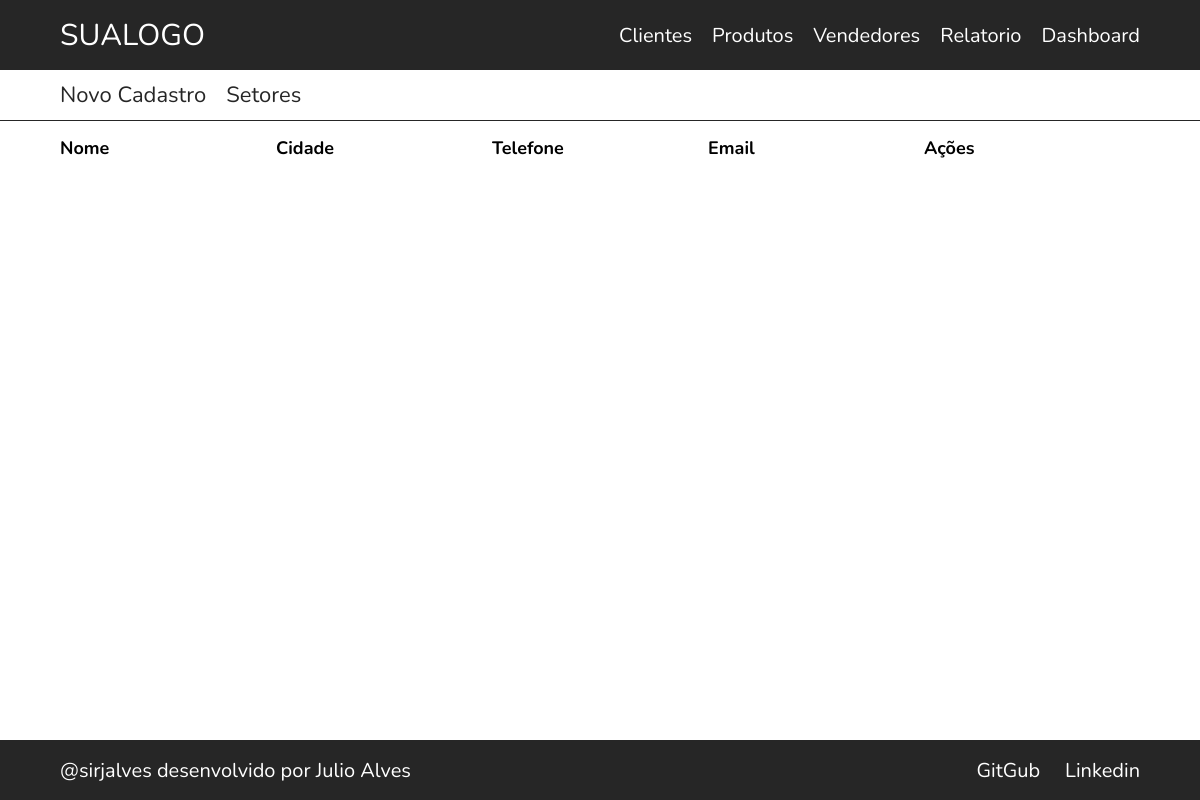
Page /seller/list/ on the earlier database version.
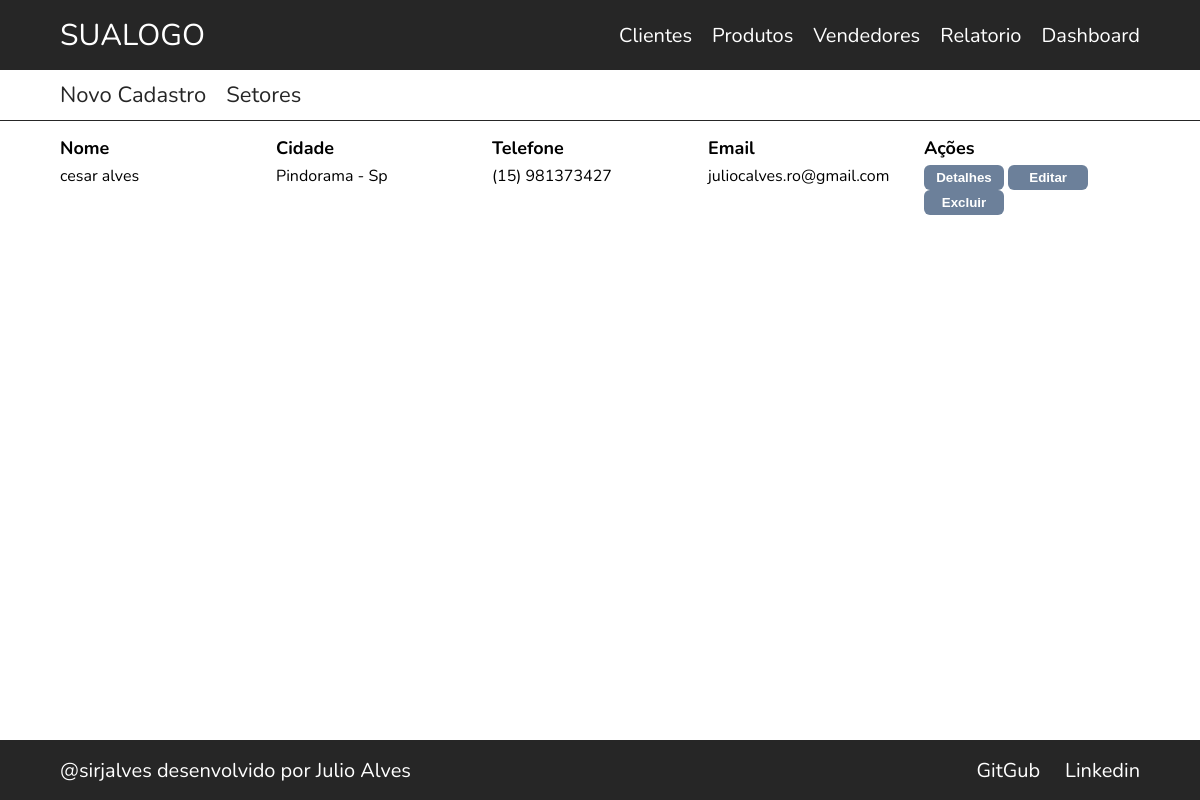
Same page on the later database version.
### seller/models.py (models this page shows, shortened)
class Seller(models.Model):
    first_name = models.CharField(max_length=30, blank=False)
    last_name = models.CharField(max_length=60, blank=False)
    birth_date = models.DateField(blank=False)
    cpf = models.CharField(max_length=14, blank=False)
    email = models.EmailField()
    area_code = models.CharField(max_length=3)
    phone_number = models.CharField(max_length=9)
    cep = models.CharField(max_length=9)
    country = models.CharField(max_length=30)
    state = models.CharField(max_length=30)
    city = models.CharField(max_length=30)
    street = models.CharField(max_length=30)
    street_number = models.CharField(max_length=5)
    contracting_date = models.DateTimeField(auto_now_add=True)
    termination_date = models.DateTimeField(auto_now=True)
    active = models.BooleanField(default=True)
    def get_full_phone_number(self):
        return f"({self.area_code}) {self.phone_number}"
    def get_full_name(self):
        return f"{self.first_name} {self.last_name}"
    def get_full_city(self):
        return f"{self.city} - {self.state}"
    class Meta:
        db_table = "SELLER"

### seller/views.py (the view)
# urls.py: path('list/',SellerListView.as_view(), name = 'seller-list'),
class SellerListView(ListView):
    template_name = 'seller/seller-list.html'
    model = Seller
    queryset = Seller.objects.all()

### seller/templates/seller/seller-list.html (shortened to what this page needs)
{% extends "model-page.html" %}
{% block content %}
<div class="content">
    <div class="sub-menu">
        <div>
            <a href={% url "seller:seller-create" %}>Novo Cadastro</a>
            <a href="#">Setores</a>
        </div>
    </div>
    <div class="table">
        <div class="table-header">
            <div class="table-collum">Nome</div>
            <div class="table-collum">Cidade</div>
            <div class="table-collum">Telefone</div>
            <div class="table-collum">Email</div>
            <div class="table-collum">Ações</div>
        </div>
        {% for seller in seller_list %}
        <div class="table-row">
            <div class="table-collum"> {{seller.get_full_name}} </div>
            <div class="table-collum"> {{seller.get_full_city}} </div>
            <div class="table-collum"> {{seller.get_full_phone_number}} </div>
            <div class="table-collum"> {{seller.email}} </div>
            <div class="table-collum">
                <button type="button" class="button button-danger">Detalhes</button>
                <button type="button" class="button button-danger">Editar</button>
                <button type="button" class="button button-danger">Excluir</button>
            </div>
        </div>
        {% endfor %}
    </div>
</div>
{% endblock %}

Differences in the rows shown:
added Seller: get_full_name "cesar alves", get_full_city "Pindorama - Sp", get_full_phone_number "(15) 981373427", email "juliocalves.ro@gmail.com"
